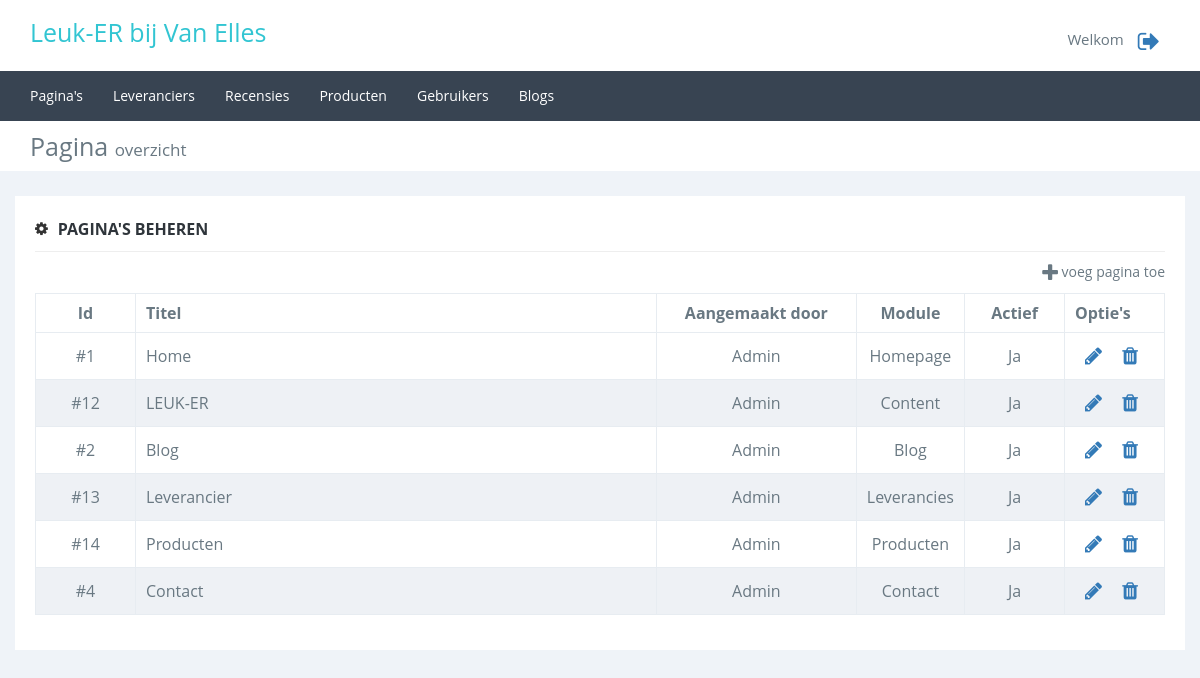
Screenshot of /admin/dashboard.php (signed in) with the database file from the repository.
### tables this page shows
CREATE TABLE `page` (
  `id` int(11) NOT NULL,
  `pagetitle` varchar(100) NOT NULL,
  `title` varchar(100) NOT NULL,
  `subtitle` varchar(100) DEFAULT NULL,
  `inhoud` mediumtext,
  `description` varchar(2000) DEFAULT NULL,
  `kernwoorden` varchar(150) DEFAULT NULL,
  `active` int(1) DEFAULT '1' COMMENT '1 = actief, 0 = inactief',
  `datum` datetime DEFAULT CURRENT_TIMESTAMP ON UPDATE CURRENT_TIMESTAMP,
  `image` varchar(45) DEFAULT NULL,
  `Module_id` int(11) NOT NULL,
  `user_id` int(11) NOT NULL,
  `url` varchar(50) NOT NULL,
  `page_order` int(11) NOT NULL DEFAULT '99'
);

CREATE TABLE `user` (
  `user_id` int(11) NOT NULL,
  `email` varchar(45) NOT NULL,
  `first_name` varchar(45) DEFAULT NULL,
  `insertion` varchar(45) DEFAULT NULL,
  `last_name` varchar(45) DEFAULT NULL,
  `birthday` date DEFAULT NULL,
  `phonenumber` int(12) DEFAULT NULL,
  `city` varchar(45) DEFAULT NULL,
  `address` varchar(45) DEFAULT NULL,
  `zipcode` varchar(45) DEFAULT NULL,
  `role` int(11) NOT NULL DEFAULT '2',
  `newsletter` int(1) NOT NULL DEFAULT '0' COMMENT '0=nee, 1=ja',
  `verwijderd` int(1) NOT NULL DEFAULT '0' COMMENT '0=nee, 1=ja'
);

CREATE TABLE `Module` (
  `id` int(11) NOT NULL,
  `naam` varchar(45) NOT NULL,
  `path` varchar(45) NOT NULL
);

### admin/classes/page.class.php (called while the page is built, shortened)
<?php
class Page {
    private $_db;
    public function __construct()
    {
        $this->_db = new Connection();
        $this->_db = $this->_db->databaseConnection();
    }
    public function getAllMin($active = 1) {
        try {
            $query = $this->_db->prepare('
                    SELECT p.id id, pagetitle, active, first_name, insertion, last_name, m.naam module
                    FROM page p
                    JOIN user u ON p.user_id = u.user_id
                    JOIN Module m ON p.Module_id = m.id
                    WHERE active = :active
                    ORDER BY p.page_order, p.id;
                ');
            $query->bindValue(":active", $active);
            if($query->execute()) {
                return $content = $query->fetchAll();
            } else {
                return false;
            }
        } catch (PDOexception $e) {
            return false;
        }
    }
}

### admin/classes/connection.class.php (called while the page is built, shortened)
<?php
class Connection {
    public function databaseConnection() {
        try {
            $this->_db = new PDO('mysql:host=localhost;dbname=vanelles', 'root', '');
            return $this->_db;
        } catch (PDOException $e) {
            echo "<h3>Let op</h3>Er is helaas een probleem met het verbinden van de server, probeer het later nog eens.";
            exit;
        }
    }
}

### admin/dashboard.php (the view, shortened to what this page needs)
<div class="content">
    <?php
        include_once('includes/header.php');
        $page = new Page();
        $pageListActive = $page->getAllMin(1);
    ?>
    <div class="pagetitel marbot">
        <div class="container">
            <div class="row">
                <div class="col-xs-12">Pagina <span>overzicht</span></div>
            </div>
        </div>
    </div>
    <div class="container">
        <div class="row">
            <div class="col-xs-12 inhoud">
                <div class="titel">
                    <i class="fa fa-cog"></i><span>Pagina's beheren</span>
                </div>
                <div class="row">
                    <div class="col-xs-6"></div>
                    <div class="col-xs-6 text-right"><a href="pagina_toevoegen.php" id="pvt"><i class="fa fa-plus"></i> voeg pagina toe</a></div>
                </div>
                <?php
                if($pageListActive != false) {
                    echo '
                        <table class="maintable" style="margin-bottom: 20px;">
                            <thead>
                                <tr>
                                    <th>Id</th>
                                    <th>Titel</th>
                                    <th>Aangemaakt door</th>
                                    <th>Module</th>
                                    <th>Actief</th>
                                    <th style="width: 100px;">Optie\'s</th>
                                </tr>
                            </thead>
                            <tbody>';
                    foreach($pageListActive as $value) {
                        echo '
                            <tr>
                                <td>#'.$value['id'].'</td>
                                <td>'.$value['pagetitle'].'</td>
                                <td><div>'.$value['first_name']." ". $value['insertion'] . " " . $value['last_name'].'</div></td>
                                <td>'.$value['module'].'</td>
                                <td>Ja</td>
                                <td><a href="pagina_bewerken.php?bewerkid='.$value['id'].'" title="Bewerken" data-id="'.$value['id'].'"><i class="fa fa-pencil"></i></a><a class="confirm" href="dashboard.php?verid='.$value['id'].'" title="Verwijderen" data-id="'.$value['id'].'"><i class="fa fa-trash"></i></a></td>
                            </tr>';
                    }
                    echo '
                            </tbody>
                        </table>';
                }
                ?>
            </div>
        </div>
    </div>
</div>
</body>
</html>

### admin/css/main.css (style rules this page uses)
body, h1, h2, h3, h4, h5, h6 { font-family: "Open Sans",sans-serif; }
a, button, code, div, img, input, label, li, p, pre, select, span, svg, table, td, textarea, th, ul { -webkit-border-radius: 0!important; -moz-border-radius: 0!important; border-radius: 0!important; }
body { background-color: #EFF3F8; color: #697882 }
.marbot { margin-bottom: 25px; }
.content { margin-top: 121px; }
.content .pagetitel { background-color: #fff; height: 50px; font-size: 25px; }
.content .pagetitel .col-xs-12 { padding-top: 8px; }
.content .pagetitel span { font-size: 17px; }
.content .inhoud { padding: 12px 20px 15px; background-color: #fff; }
.content .inhoud .titel { border-bottom: 1px solid #eee; margin-bottom: 10px; font-family: "Open Sans",sans-serif; color: #333; font-size: 14px; padding: 10px 0; }
.content .inhoud .titel i { font-size: 15px; font-weight: 300; margin-top: 3px; float: left; display: inline-block; margin-right: 10px; }
.content .inhoud .titel span { font-weight: 700; text-transform: uppercase; color: #2f353b!important; font-size: 16px; }
.content #pvt { padding-bottom: 10px; display: inline-block; color: #697882; text-decoration: none; border: none; background: none; }
.content #pvt i { font-size: 20px; vertical-align: middle; }
.maintable { width: 100%; }
.maintable td, .maintable th { padding: 8px 10px; border: 1px solid #e7ecf1; }
.maintable tr td:nth-child(1), .maintable tr th:nth-child(1) { text-align: center; width: 100px; }
.maintable tr td:nth-child(3), .maintable tr th:nth-child(3) { text-align: center; width: 200px; }
.maintable tr td:nth-child(4), .maintable tr th:nth-child(4) { text-align: center; width: 100px; }
.maintable tr td:nth-child(5), .maintable tr th:nth-child(5) { text-align: center; width: 100px; }
.maintable tr td i { padding: 5px 10px; font-size: 20px; }
.maintable tr:nth-child(even) td { background-color: #eef1f5; }

### rows the page displays
page: id "1", pagetitle "Home", user.first_name "Admin", Module.naam "Homepage"
page: id "12", pagetitle "LEUK-ER", user.first_name "Admin", Module.naam "Content"
page: id "2", pagetitle "Blog", user.first_name "Admin", Module.naam "Blog"
page: id "13", pagetitle "Leverancier", user.first_name "Admin", Module.naam "Leverancies"
page: id "14", pagetitle "Producten", user.first_name "Admin", Module.naam "Producten"
page: id "4", pagetitle "Contact", user.first_name "Admin", Module.naam "Contact"
